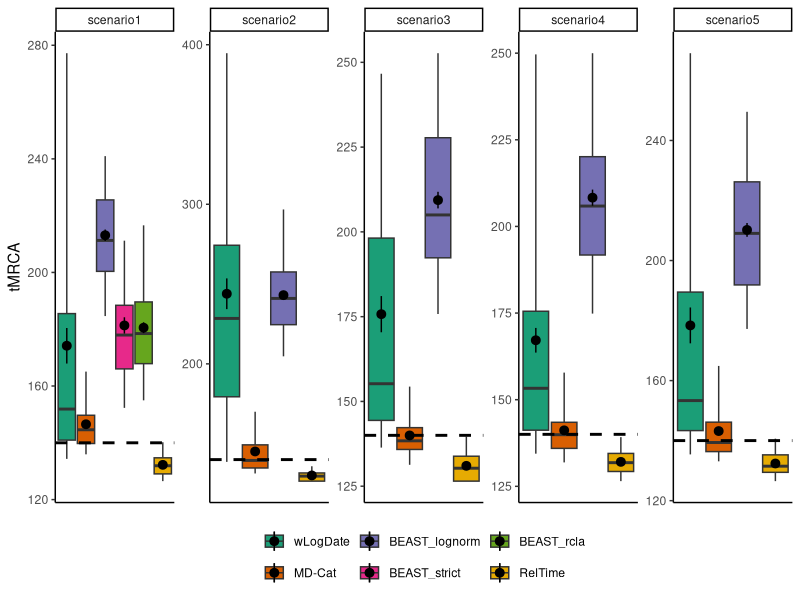
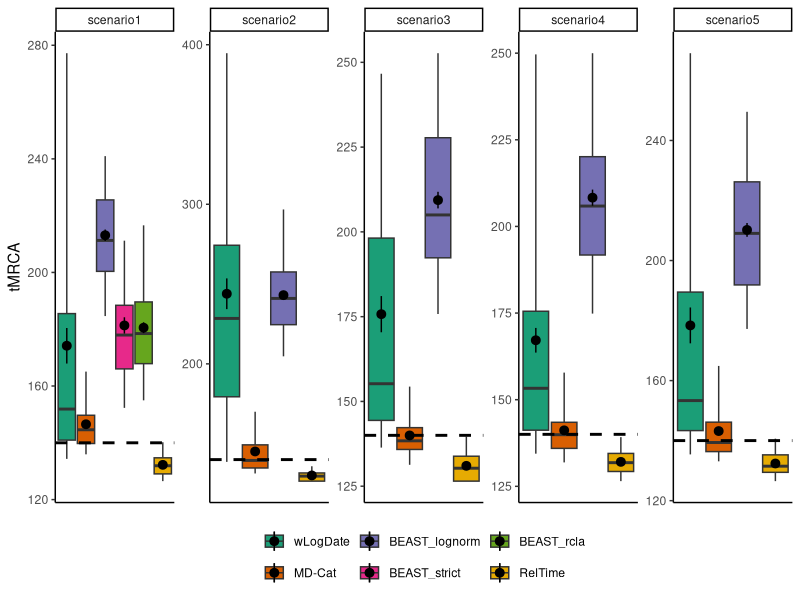

Reproduce these figures in R, in order.
setwd("/Users/uym2/my_gits/MD-Cat-paper/Plots/simulated/angiosperm")

require(ggplot2)

quantiles_95 <- function(x) {
  r <- quantile(x, probs=c(0.05, 0.25, 0.5, 0.75, 0.95))
  names(r) <- c("ymin", "lower", "middle", "upper", "ymax")
  r
}

d = read.table("results_tmrca.txt",header=T)
#d2 = read.table("results_tmrca_moreBEAST.txt",header=F)
#d = rbind(d1,d2)

d$method = factor(d$method,levels=c("wlogdate","emd","Blnorm",
                                    "BEAST_strict","BEAST_rcla","reltime","BEAST_lnorm"),
                  labels = c("wLogDate","MD-Cat","BEAST_lognorm",
                             "BEAST_strict","BEAST_rcla","RelTime","BEAST_lnorm_old"))

ggplot(d[! d$method %in% c("BEAST_lnorm_old"),],aes(x=method,y=140-tmrca,fill=method)) + 
  stat_summary(position=position_dodge2(width=0.75),
               fun.data = quantiles_95,geom="boxplot") +
  stat_summary() + scale_fill_brewer(palette = "Dark2") +
  geom_hline(yintercept = 140,linetype=2,size=1) + 
  facet_wrap(~clockModel,scale="free",nrow = 1) + 
  ylab("tMRCA") + 
  theme_classic() + 
  theme(axis.ticks.x = element_blank(),axis.title.x = element_blank(),axis.text.x = element_blank()) +
  theme(legend.title = element_blank(),legend.position = "bottom")
ggsave("angios_tmrca.pdf",width=6,height=4)

